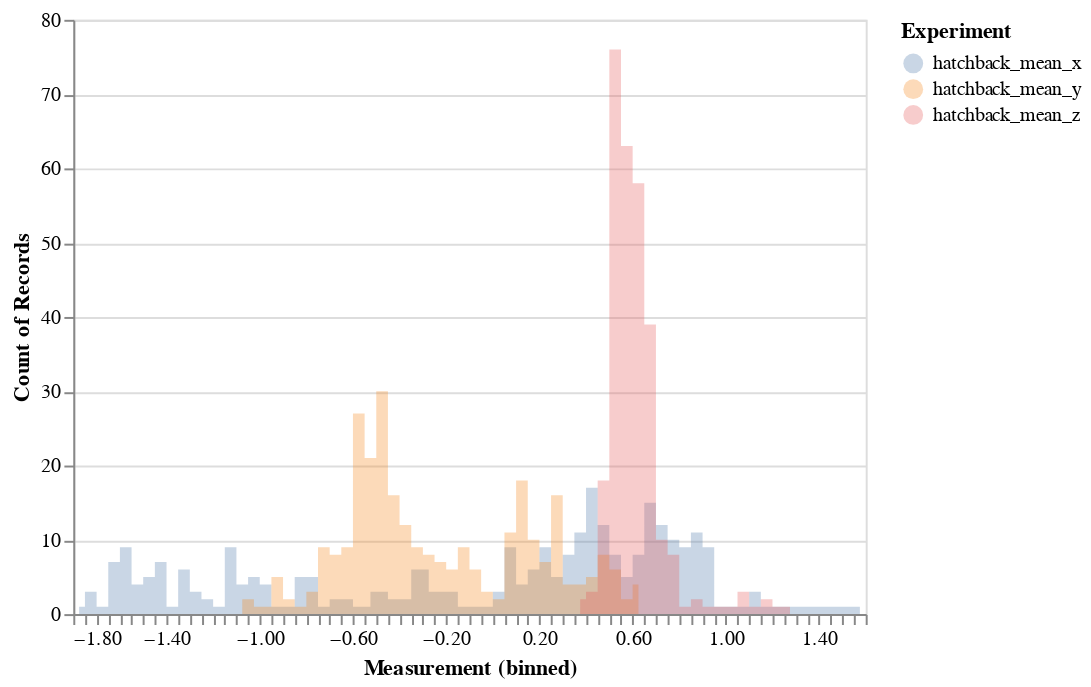

This figure's notebook cell:
### Code cell
s = pd.DataFrame(x[3])
source = pd.DataFrame({
    'hatchback_mean_x': np.array(s[0]),
    'hatchback_mean_y': np.array(s[1]),
    'hatchback_mean_z': np.array(s[2])
})
alt.Chart(source).transform_fold(
    ['hatchback_mean_x', 'hatchback_mean_y', 'hatchback_mean_z'],
    as_=['Experiment', 'Measurement']
).mark_area(
    opacity=0.3,
    interpolate='step'
).encode(
    alt.X('Measurement:Q', bin=alt.Bin(maxbins=100)),
    alt.Y('count()', stack=None),
    alt.Color('Experiment:N'))

### Figure 1 — Vega-Lite specification as saved in the notebook (floating-point values rounded to 4 significant figures; data arrays with more than 128 entries replaced by an {"elided": "..."} marker saying what was removed)
{"config": {"view": {"continuousWidth": 400, "continuousHeight": 300}}, "data": {"name": "data-43fed8bba6d5ddeb03048175757ba63c"}, "mark": {"type": "area", "interpolate": "step", "opacity": 0.3}, "encoding": {"color": {"type": "nominal", "field": "Experiment"}, "x": {"type": "quantitative", "bin": {"maxbins": 100}, "field": "Measurement"}, "y": {"type": "quantitative", "aggregate": "count", "stack": null}}, "transform": [{"fold": ["hatchback_mean_x", "hatchback_mean_y", "hatchback_mean_z"], "as": ["Experiment", "Measurement"]}], "$schema": "https://vega.github.io/schema/vega-lite/v4.0.2.json", "datasets": {"data-43fed8bba6d5ddeb03048175757ba63c": {"elided": "291 records"}}}
